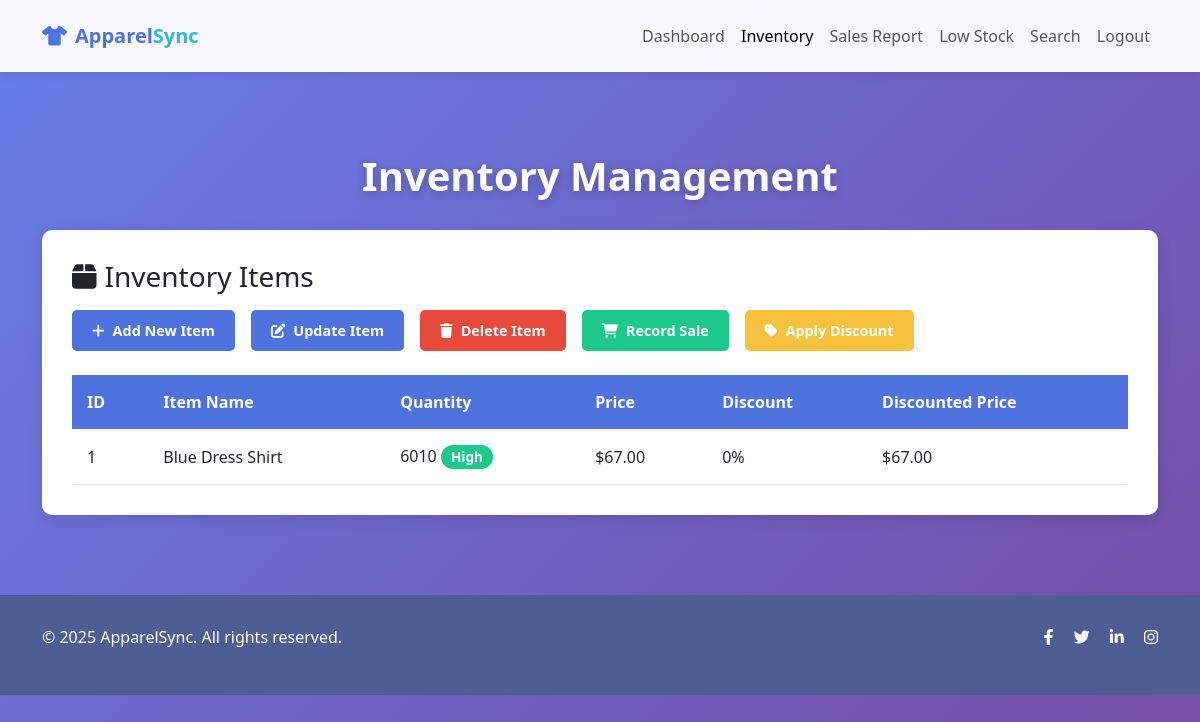
/dashboard/view_inventory (signed in), run on an earlier commit of the app's database.
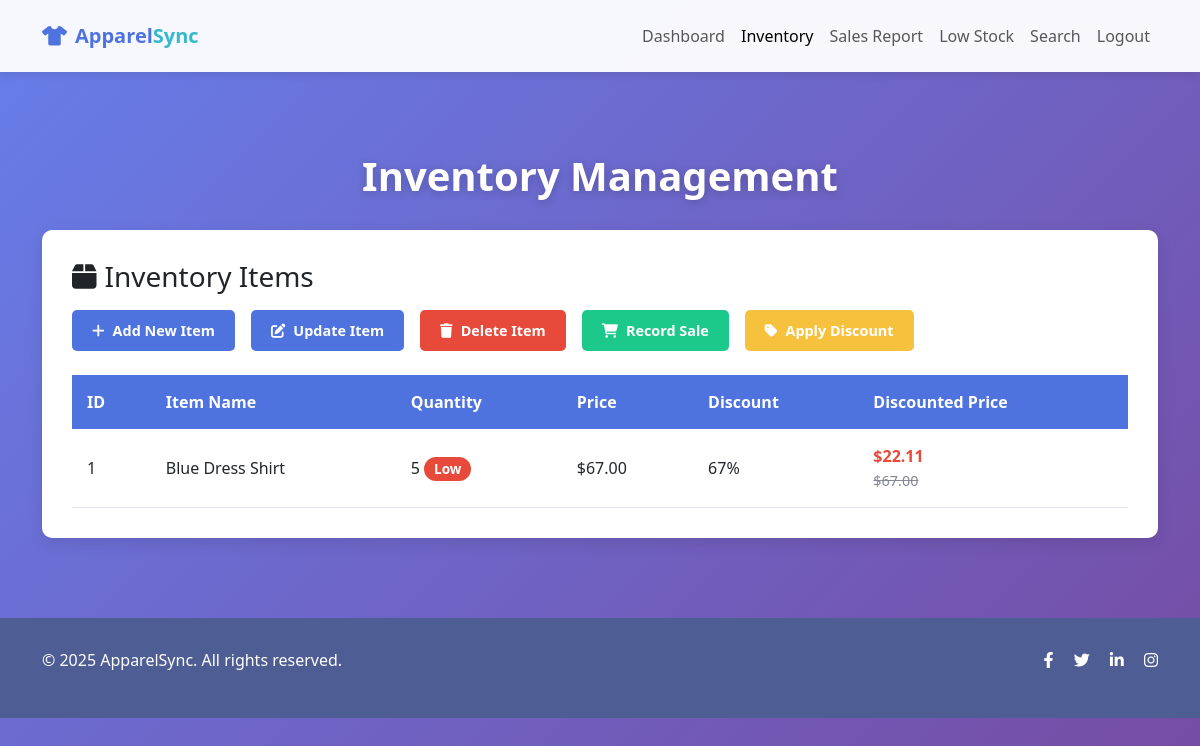
And on a later commit of the database.
### models.py (models this page shows)
class InventoryItem(db.Model):
    id = db.Column(db.Integer, primary_key=True)
    item_name = db.Column(db.String(100), nullable=False)
    quantity = db.Column(db.Integer, nullable=False)
    price = db.Column(db.Float, nullable=False)
    discount = db.Column(db.Float, default=0.0)
    sales = db.relationship('Sale', backref='item', lazy=True)
    low_stock_alerts = db.relationship('LowStock', backref='item', lazy=True)

### routes.py (the view)
@app.route('/dashboard/view_inventory', methods=['GET'])
@login_required
def view_inventory():
    inventory = InventoryItem.query.all()
    return render_template('view_inventory.html', inventory=inventory)

### app.py (called while the page is built)
@login_manager.user_loader
def load_user(user_id):
    return User.query.get(int(user_id))

### templates/view_inventory.html (shortened to what this page needs)
<!DOCTYPE html>
<html lang="en">
<head>
    <link href="https://cdn.jsdelivr.net/npm/bootstrap@5.3.0-alpha1/dist/css/bootstrap.min.css" rel="stylesheet">
    <link rel="stylesheet" href="https://cdnjs.cloudflare.com/ajax/libs/font-awesome/6.0.0/css/all.min.css">
</head>
<body>
    <nav class="navbar navbar-expand-lg navbar-light py-3">
        <div class="container">
            <a class="navbar-brand" href="{{ url_for('home') }}"><i class="fas fa-tshirt me-2"></i>Apparel<span>Sync</span></a>
            <div class="collapse navbar-collapse" id="navbarNav">
                <ul class="navbar-nav ms-auto">
                    <li class="nav-item">
                        <a class="nav-link" href="{{ url_for('dashboard') }}">Dashboard</a>
                    </li>
                    <li class="nav-item">
                        <a class="nav-link active" href="{{ url_for('view_inventory') }}">Inventory</a>
                    </li>
                    <li class="nav-item">
                        <a class="nav-link" href="{{ url_for('sales_report') }}">Sales Report</a>
                    </li>
                    <li class="nav-item">
                        <a class="nav-link" href="{{ url_for('low_stock') }}">Low Stock</a>
                    </li>
                    <li class="nav-item">
                        <a class="nav-link" href="{{ url_for('search') }}">Search</a>
                    </li>
                    <li class="nav-item">
                        <a class="nav-link" href="{{ url_for('logout') }}">Logout</a>
                    </li>
                </ul>
            </div>
        </div>
    </nav>
    <section class="content-section">
        <div class="container">
            <h1 class="page-title">Inventory Management</h1>
            <div class="inventory-card">
                <div class="mb-4">
                    <h3 class="mb-3"><i class="fas fa-box me-2"></i>Inventory Items</h3>
                    <div class="action-buttons">
                        <a href="{{ url_for('add_item') }}" class="btn btn-add btn-action">
                            <i class="fas fa-plus me-2"></i>Add New Item
                        </a>
                        <a href="{{ url_for('update_item_record') }}" class="btn btn-edit btn-action">
                            <i class="fas fa-edit me-2"></i>Update Item
                        </a>
                        <a href="{{ url_for('delete_item') }}" class="btn btn-delete btn-action">
                            <i class="fas fa-trash me-2"></i>Delete Item
                        </a>
                        <a href="{{ url_for('add_sales') }}" class="btn btn-sale btn-action">
                            <i class="fas fa-shopping-cart me-2"></i>Record Sale
                        </a>
                        <a href="{{ url_for('apply_discount') }}" class="btn btn-discount btn-action">
                            <i class="fas fa-tag me-2"></i>Apply Discount
                        </a>
                    </div>
                </div>
                <div class="table-responsive">
                    {% if inventory %}
                        <table class="inventory-table">
                            <thead>
                                <tr>
                                    <th>ID</th>
                                    <th>Item Name</th>
                                    <th>Quantity</th>
                                    <th>Price</th>
                                    <th>Discount</th>
                                    <th>Discounted Price</th>
                                </tr>
                            </thead>
                            <tbody>
                                {% for item in inventory %}
                                <tr>
                                    <td>{{ item.id }}</td>
                                    <td>{{ item.item_name }}</td>
                                    <td>
                                        {{ item.quantity }}
                                        {% if item.quantity > 20 %}
                                            <span class="badge badge-stock badge-high">High</span>
                                        {% elif item.quantity > 10 %}
                                            <span class="badge badge-stock badge-medium">Medium</span>
                                        {% else %}
                                            <span class="badge badge-stock badge-low">Low</span>
                                        {% endif %}
                                    </td>
                                    <td>${{ "%.2f"|format(item.price) }}</td>
                                    <td>{{ "%.0f"|format(item.discount) }}%</td>
                                    <td>
                                        {% if item.discount > 0 %}
                                            <span class="price-discounted">${{ "%.2f"|format(item.price - (item.price * item.discount / 100)) }}</span>
                                            <div><small class="original-price">${{ "%.2f"|format(item.price) }}</small></div>
                                        {% else %}
                                            ${{ "%.2f"|format(item.price) }}
                                        {% endif %}
                                    </td>
                                </tr>
                                {% endfor %}
                            </tbody>
                        </table>
                    {% else %}
                        <div class="no-items">
                            <i class="fas fa-box-open fa-4x mb-3"></i>
                            <h4>No inventory items found</h4>
                            <p>Start by adding your first inventory item.</p>
                        </div>
                    {% endif %}
                </div>
            </div>
        </div>
    </section>
    <footer>
        <div class="container">
            <div class="row">
                <div class="col-md-6">
                    <p>&copy; 2025 ApparelSync. All rights reserved.</p>
                </div>
                <div class="col-md-6 text-md-end">
                    <a href="#" class="text-white me-3"><i class="fab fa-facebook-f"></i></a>
                    <a href="#" class="text-white me-3"><i class="fab fa-twitter"></i></a>
                    <a href="#" class="text-white me-3"><i class="fab fa-linkedin-in"></i></a>
                    <a href="#" class="text-white"><i class="fab fa-instagram"></i></a>
                </div>
            </div>
        </div>
    </footer>
</body>
</html>

### templates/view_inventory.html (style rules this page uses)
:root { --primary-color: #4e73df; --secondary-color: #f8f9fc; --accent-color: #36b9cc; --dark-color: #5a5c69; --light-color: #f8f9fc; }
body { background: linear-gradient(135deg, #667eea 0%, #764ba2 100%); min-height: 100vh; font-family: 'Segoe UI', Tahoma, Geneva, Verdana, sans-serif; }
.navbar { background-color: rgba(255, 255, 255, 0.95); box-shadow: 0 2px 10px rgba(0, 0, 0, 0.1); }
.navbar-brand { font-weight: 700; color: var(--primary-color); }
.navbar-brand span { color: var(--accent-color); }
.content-section { padding: 80px 0; }
.page-title { color: white; font-weight: 700; text-shadow: 0 2px 10px rgba(0, 0, 0, 0.2); margin-bottom: 30px; text-align: center; }
.inventory-card { background-color: white; border-radius: 10px; padding: 30px; box-shadow: 0 5px 15px rgba(0, 0, 0, 0.1); }
.inventory-table { width: 100%; }
.inventory-table th { background-color: var(--primary-color); color: white; padding: 15px; font-weight: 600; }
.inventory-table td { padding: 15px; vertical-align: middle; }
.inventory-table tbody tr { border-bottom: 1px solid #e3e6f0; }
.badge-stock { font-size: 0.85rem; padding: 5px 10px; border-radius: 30px; }
.badge-low { background-color: #e74a3b; color: white; }
.price-discounted { color: #e74a3b; font-weight: 600; }
.original-price { text-decoration: line-through; color: #858796; font-size: 0.9em; }
.btn-action { padding: 10px 20px; border-radius: 5px; font-size: 0.9rem; margin-right: 8px; font-weight: 600; }
.btn-add { background-color: var(--primary-color); color: white; border: none; }
.btn-edit { background-color: var(--primary-color); color: white; border: none; }
.btn-delete { background-color: #e74a3b; color: white; border: none; }
.btn-sale { background-color: #1cc88a; color: white; border: none; }
.btn-discount { background-color: #f6c23e; color: white; border: none; }
.table-responsive { overflow-x: auto; }
footer { background-color: #4e5d94; color: white; padding: 30px 0; }
.action-buttons { display: flex; flex-wrap: wrap; gap: 8px; margin-bottom: 20px; }

What changed in the data, as far as the page shows it:
changed InventoryItem "Blue Dress Shirt": quantity "6010" → "5"; discount "0" → "67"; item.price-(item.price*item.discount/100) (not shown) → "22.11"; quantity "High" → "Low"
